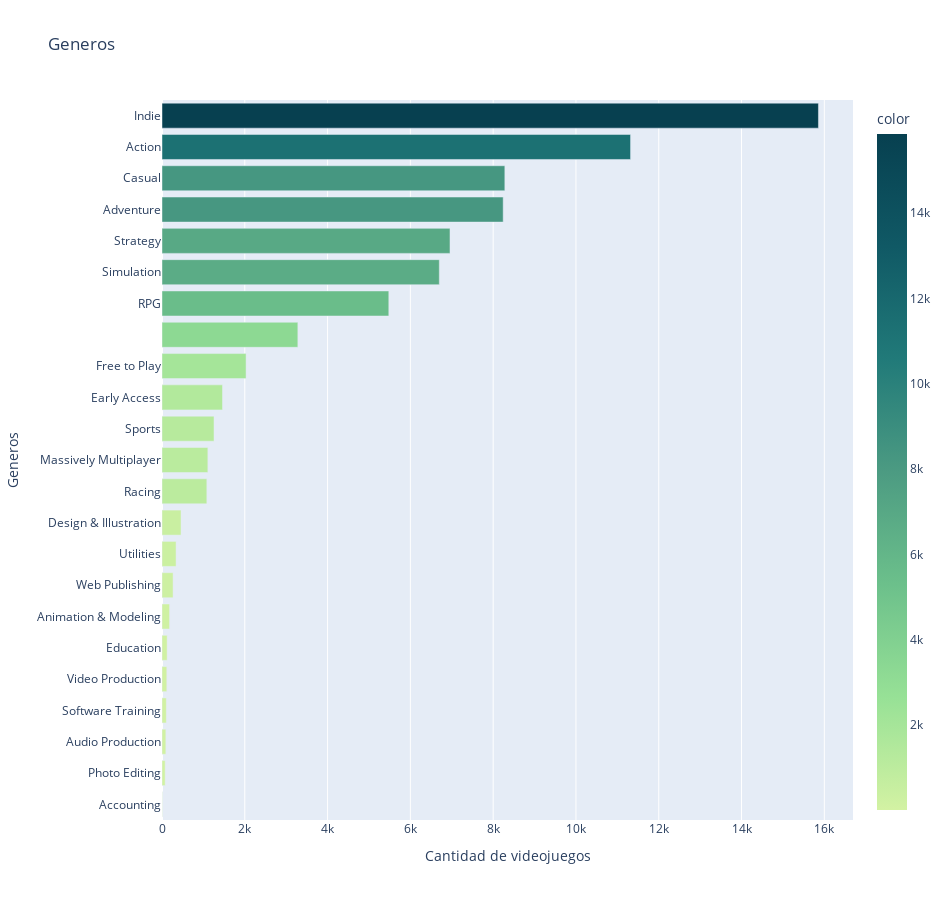

The notebook cell saved with this chart:
### Code cell
fig=px.bar(x=count[order], y=value[order], color=count[order], color_continuous_scale='emrld', title='Generos', labels={
       'x': 'Cantidad de videojuegos', 'y': 'Generos'})
fig.update_layout(
    autosize=False,
    width=950,
    height=900,)

### Figure 1 — Plotly figure (JSON) as saved in the notebook; plotly's stock layout.template omitted (floating-point values rounded to 4 significant figures)
{"data": [{"alignmentgroup": "True", "hovertemplate": "Cantidad de videojuegos=%{x}<br>Generos=%{y}<br>color=%{marker.color}<extra></extra>", "legendgroup": "", "marker": {"color": [7, 77, 93, 105, 116, 125, 183, 268, 340, 460, 1083, 1108, 1257, 1462, 2031, 3282, 5479, 6699, 6957, 8242, 8282, 11319, 15858], "coloraxis": "coloraxis"}, "name": "", "offsetgroup": "", "orientation": "h", "showlegend": false, "textposition": "auto", "type": "bar", "x": [7, 77, 93, 105, 116, 125, 183, 268, 340, 460, 1083, 1108, 1257, 1462, 2031, 3282, 5479, 6699, 6957, 8242, 8282, 11319, 15858], "xaxis": "x", "y": ["Accounting", "Photo Editing", "Audio Production", "Software Training", "Video Production", "Education", "Animation &amp; Modeling", "Web Publishing", "Utilities", "Design &amp; Illustration", "Racing", "Massively Multiplayer", "Sports", "Early Access", "Free to Play", "", "RPG", "Simulation", "Strategy", "Adventure", "Casual", "Action", "Indie"], "yaxis": "y"}], "layout": {"autosize": false, "barmode": "relative", "coloraxis": {"colorbar": {"title": {"text": "color"}}, "colorscale": [[0, "rgb(211, 242, 163)"], [0.1667, "rgb(151, 225, 150)"], [0.3333, "rgb(108, 192, 139)"], [0.5, "rgb(76, 155, 130)"], [0.6667, "rgb(33, 122, 121)"], [0.8333, "rgb(16, 89, 101)"], [1, "rgb(7, 64, 80)"]]}, "height": 900, "legend": {"tracegroupgap": 0}, "title": {"text": "Generos"}, "width": 950, "xaxis": {"anchor": "y", "domain": [0, 1], "title": {"text": "Cantidad de videojuegos"}}, "yaxis": {"anchor": "x", "domain": [0, 1], "title": {"text": "Generos"}}}}
